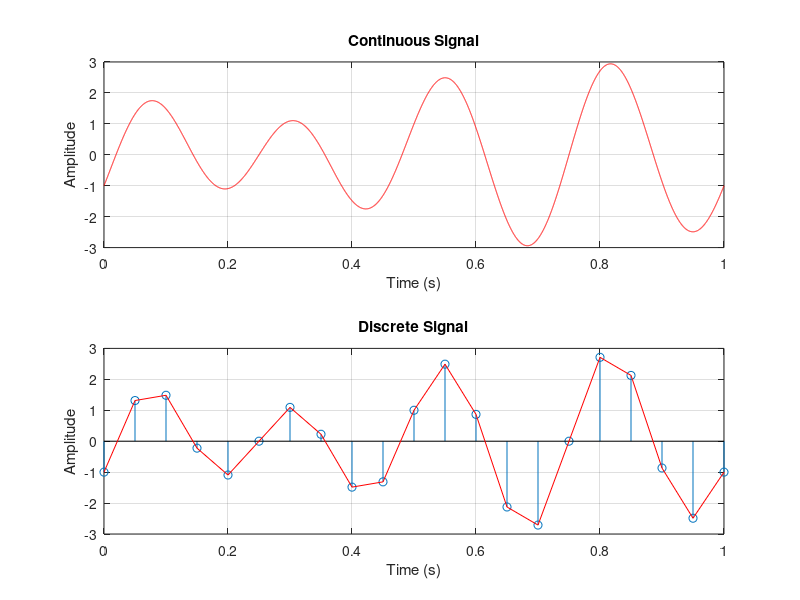
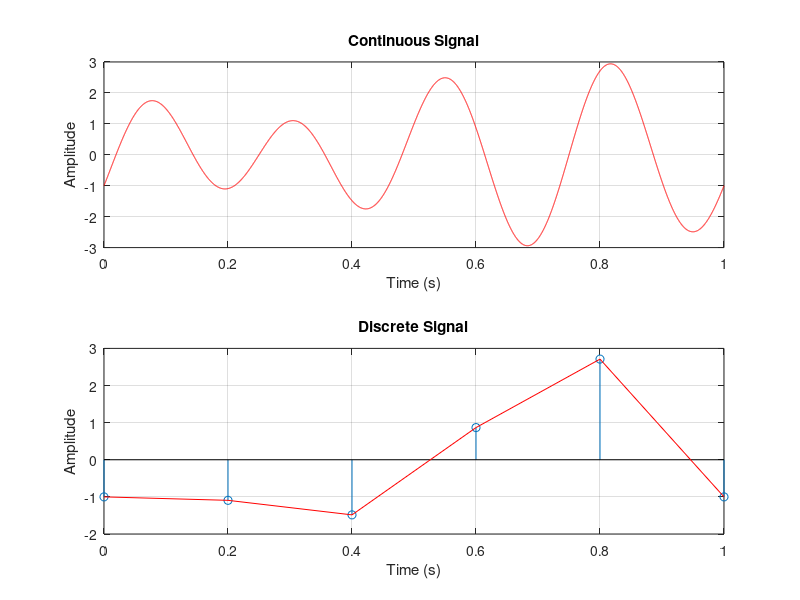

The MATLAB script that drew these images, in order:
%% Signals and Systems Laboratory 3
%           Exercise 2
%           Nyquist Theorem

clear;
clc;

dt = 0.0001;
t = 0:dt:1;

x_c = 2*sin(8*pi*t) - cos(6*pi*t);

% Sample the continuous signal at a specific frequency
Ts = 0.05; % Sampling Period
n = 0:Ts:1; % Sample points
x_s = 2*sin(8*pi*n) - cos(6*pi*n); % Sampled signal

figure(1);
clf;
subplot(2,1,1);
plot(t,x_c,'r-');
xlabel('Time (s)');
ylabel('Amplitude');
grid on;
title('Continuous Signal');

subplot(2,1,2);
stem(n,x_s);
hold on;
plot(n, x_s, 'r-');
xlabel('Time (s)');
ylabel('Amplitude');
title('Discrete Signal');
grid on;


% Sample the continuous signal at a specific frequency
Ts = 0.2; % Sampling Period
n = 0:Ts:1; % Sample points
x_s = 2*sin(8*pi*n) - cos(6*pi*n); % Sampled signal

figure(2);
clf;
subplot(2,1,1);
plot(t,x_c,'r-');
xlabel('Time (s)');
ylabel('Amplitude');
grid on;
title('Continuous Signal');

subplot(2,1,2);
stem(n,x_s);
hold on;
plot(n, x_s, 'r-');
xlabel('Time (s)');
ylabel('Amplitude');
title('Discrete Signal');
grid on;

% Παρατηρούμε πως με την αύξηση της περιόδου δειγματοληψίας, το δεύτερο
% σήμα έχει αλλοιωθεί. Καθώς δεν ικανοποιείται η συνθήκη Nyquist.
